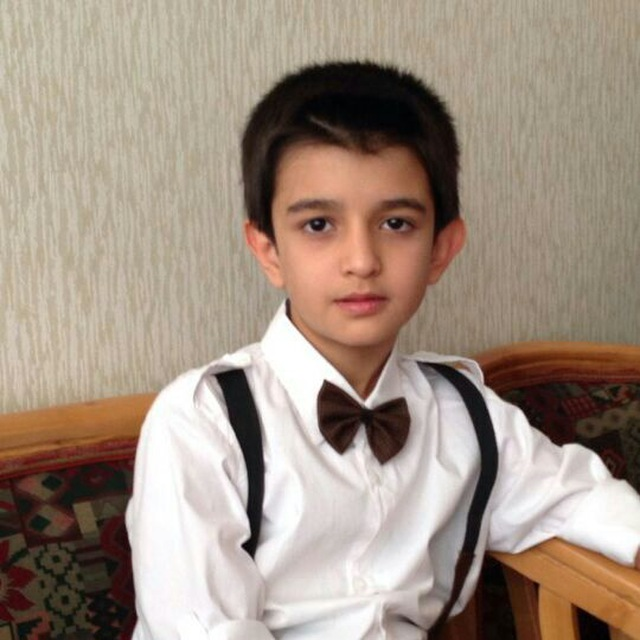
#> input picture 640x640/1.png, 640 x 640 px; its folder holds only this picture in this run
$ jupyter execute --allow-errors svd-compression.ipynb
#> lines starting #> are read from the running program, lines starting #| are printed output that depends on the picture
[cell 1]
import cv2
import numpy as np
import matplotlib.pyplot as plt
from matplotlib.image import imread
from tabulate import tabulate
from scipy.linalg import svd

[cell 2]
def show(image):
    """Show an image"""
    img = plt.imshow(image)
    img.set_cmap("gray")
    plt.axis("off")
    plt.show()


def to_gray(image):
    """Convert a four channel image to gray"""
    return cv2.cvtColor(image, cv2.COLOR_RGBA2GRAY)


def printf(matrix, decimals=1):
    """Print a formatted matrix"""
    print(tabulate(np.around(matrix, decimals=decimals)))


def print_svd(svd_result):
    U, s, VT = svd_result
    print("=== U ===")
    printf(U)
    print("=== sigma ===")
    printf(np.diag(s))
    print("=== V transpose ===")
    printf(VT)


def product_svd(U, s, VT):
    return np.dot(U, np.dot(np.diag(s), VT))

#> (a cell that did not finish here is left out)

#> (a cell that did not finish here is left out)

#> (a cell that did not finish here is left out)

[cell 6]
def low_rank_approx(svd_result, rank):
    U, s, VT = svd_result

    U_low = np.copy(U)
    U_low = U_low[:, :rank]

    s_low = np.copy(s)
    s_low = s_low[:rank]

    VT_low = np.copy(VT)
    VT_low = VT_low[:rank]

    return U_low, s_low, VT_low

#> (a cell that did not finish here is left out)

#> (a cell that did not finish here is left out)

[cell 9]
def compress(image, rank):
    U, s, VT = svd(image)
    U_low, s_low, VT_low = low_rank_approx((U, s, VT), rank)
    return product_svd(U_low, s_low, VT_low)

#> (a cell that did not finish here is left out)

## Which photo is more compressible?

#> (a cell that did not finish here is left out)

#> (a cell that did not finish here is left out)

## Which images are compressible with rank 1?

- Understanding how SVD works.
- what happens when we compress with rank 1
- What is pros and cons of svd.
- When does svd work better?

[cell 13]
print_matrix_of_compressed = [9, 10]

#> (the rest of this cell did not finish here and is left out)

## Which images are compressible with rank 2

- which images are compressible with rank 3, 4, ...
- you can explore to gain a better grasp of svd

#> (a cell that did not finish here is left out)

## Compressing High resolution images
* some images are more compressible.

[cell 15]
import os

[cell 16]
for file in os.scandir("640x640"):
    image = to_gray(imread(file.path))
#> in to_gray, `return cv2.cvtColor(image, cv2.COLOR_RGBA2GRAY)`:
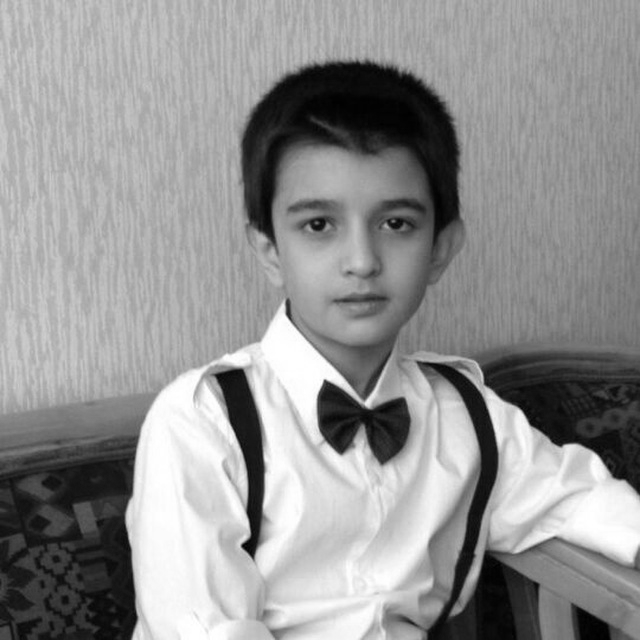
#> returned value: shape (640, 640) float32; min 0.000894, max 1, mean 0.577
    print("=== original image ===")
    show(image)
    for r in [15, 50, 100, 200]:
        print(f"=== rank : {r} ===")
        print(f"@ compression rate : {round((1 - (640*r*2+r)/(640*640))*100, 2)}%")
        show(compress(image, r))
#> this loop made 4 passes
#> pass 1, in compress, `U, s, VT = svd(image)`:
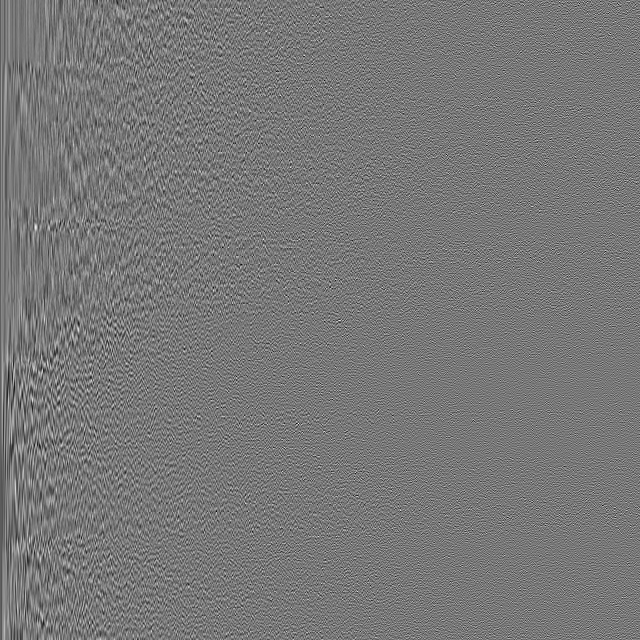
#> U: shape (640, 640) float32; min -0.203, max 0.228, mean -5.14e-05; drawn with min black and max white
#> pass 1, in compress, `U, s, VT = svd(image)`:
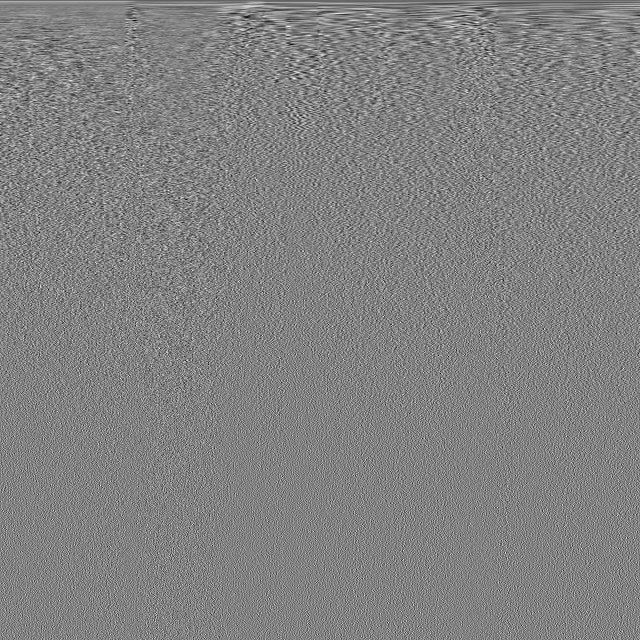
#> VT: shape (640, 640) float32; min -0.205, max 0.197, mean -5.84e-05; drawn with min black and max white
#> pass 1, in show (call 2), `plt.show()`:
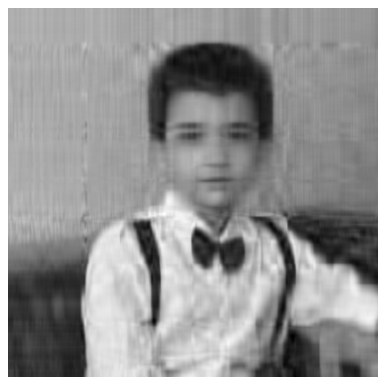
#> figure drawn by matplotlib, 1 panel
#> pass 2, in low_rank_approx (call 2), `U_low = U_low[:, :rank]`:
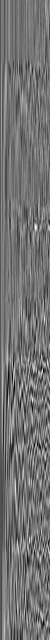
#> U_low: shape (640, 50) float32; min -0.165, max 0.2, mean -0.000662; drawn with min black and max white
#> pass 2, in low_rank_approx (call 2), `VT_low = VT_low[:rank]`:
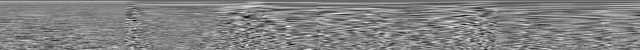
#> VT_low: shape (50, 640) float32; min -0.202, max 0.191, mean -0.000748; drawn with min black and max white
#> pass 2, in show (call 3), `plt.show()`:
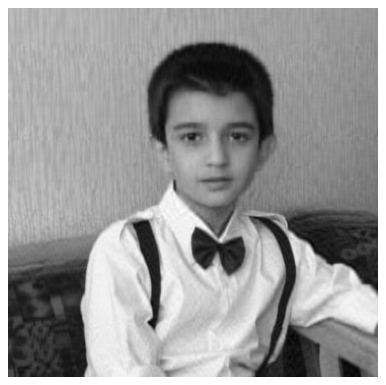
#> figure drawn by matplotlib, 1 panel

$ run again, on 640x640/2.png
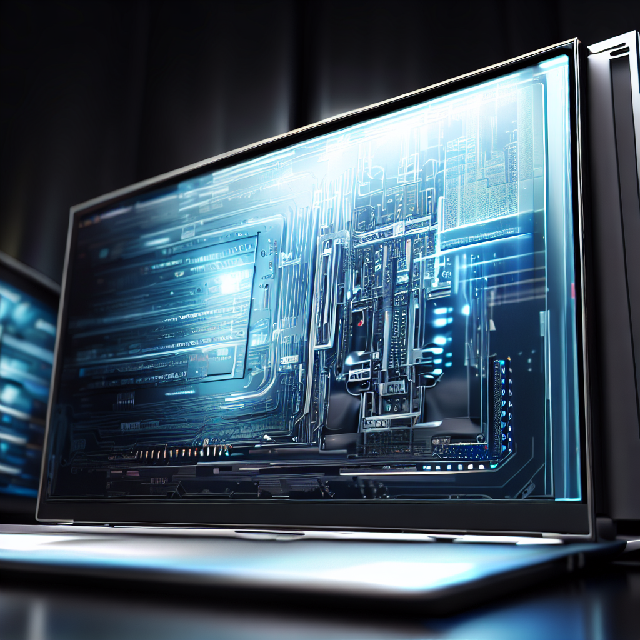
#> input picture 640x640/2.png, 640 x 640 px
#> the loop `for r in [15, 50, 100, 200]:` made 4 passes
#> pass 1, in compress, `U, s, VT = svd(image)`:
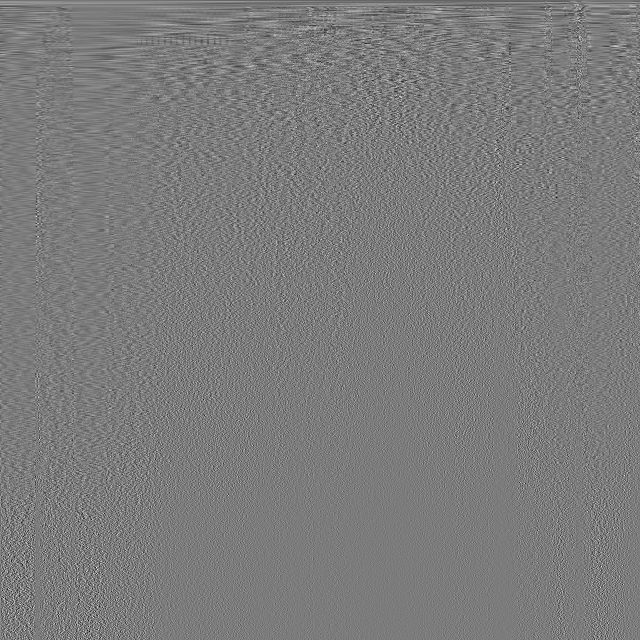
#> VT: shape (640, 640) float32; min -0.283, max 0.299, mean -9.02e-06; drawn with min black and max white
#> pass 2, in show (call 3), `plt.show()`:
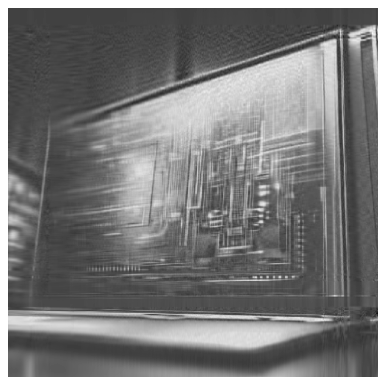
#> figure drawn by matplotlib, 1 panel

$ run again, on 640x640/3.png
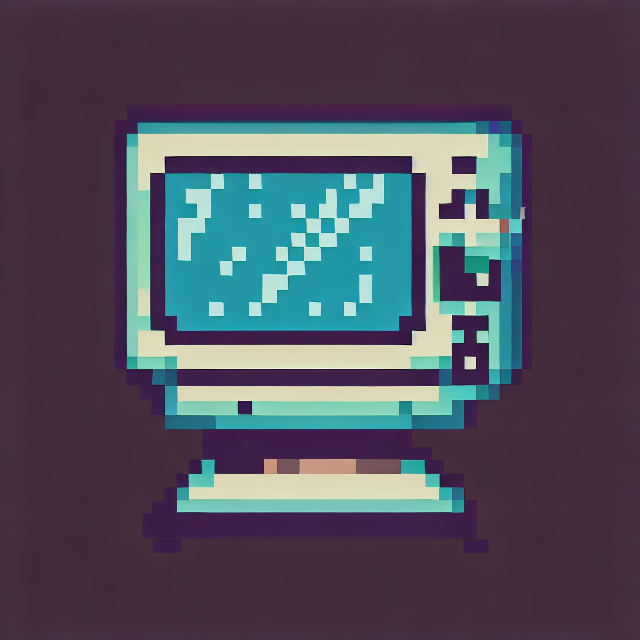
#> input picture 640x640/3.png, 640 x 640 px
#> the loop `for r in [15, 50, 100, 200]:` made 4 passes
#> pass 1, in compress, `U, s, VT = svd(image)`:
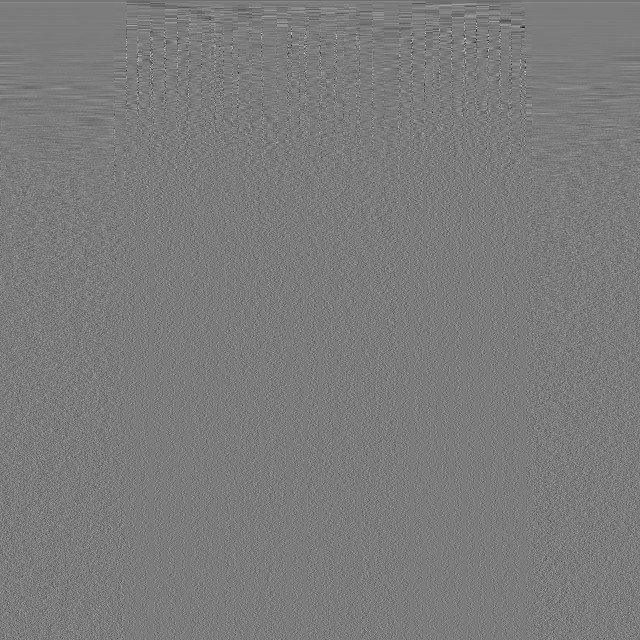
#> VT: shape (640, 640) float32; min -0.49, max 0.518, mean -5.11e-05; drawn with min black and max white
#> pass 2, in low_rank_approx (call 2), `VT_low = VT_low[:rank]`:
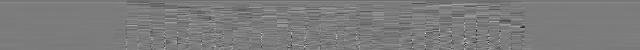
#> VT_low: shape (50, 640) float32; min -0.49, max 0.518, mean -0.000655; drawn with min black and max white
